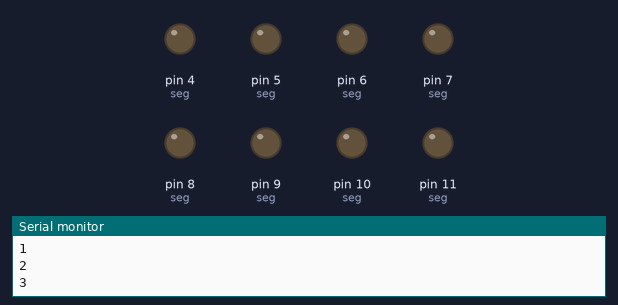
A sketch run on a simulated Arduino Uno, built with avr-gcc and run on an emulated ATmega328P. Shown: output pins drawn as LEDs (lit = HIGH), the last lines printed to the serial monitor.

Above: at 0.1 s.
At 4.9 s:
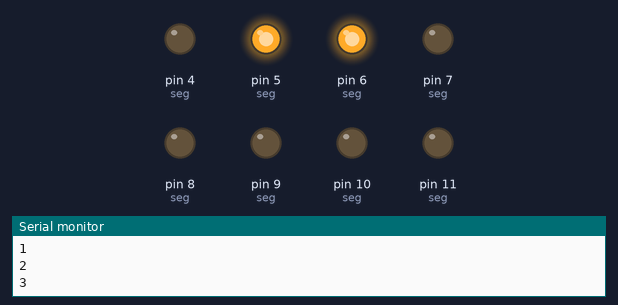
At 9.7 s:
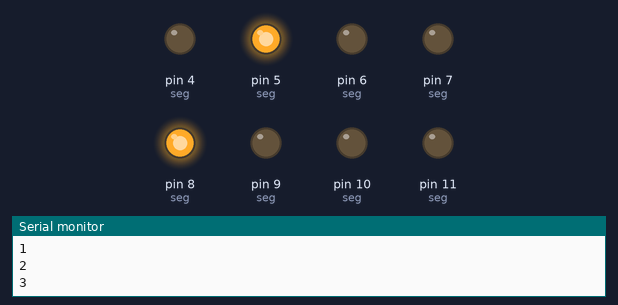
At 19.3 s:
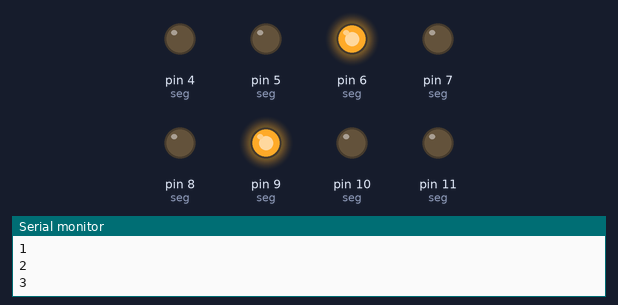
At 28.9 s:
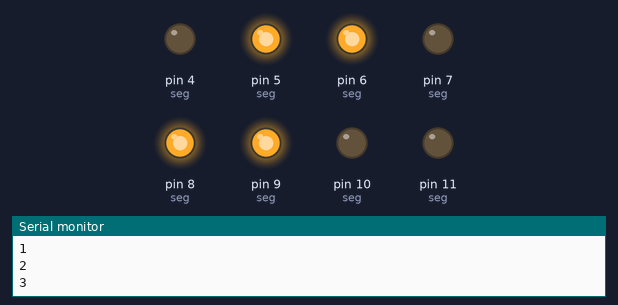
At 38.5 s:
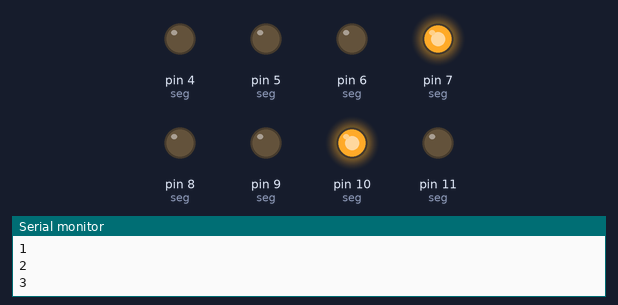
Timing chart, 0 to 40.0 s (numbered marks = the images above):
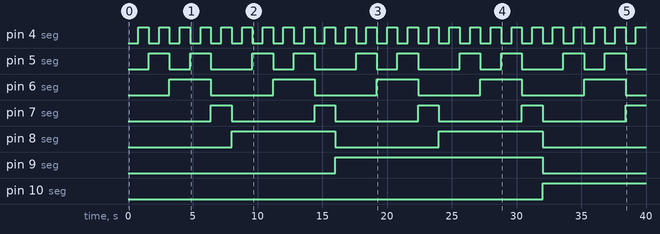

Measured:
- by itself, pin 4 (seg): alternates HIGH for 0.80 s and LOW for 0.80 s
- by itself, pin 5 (seg): repeats every 8.0 s: LOW 1.6 s, HIGH 1.6 s, LOW 3.2 s, HIGH 1.6 s
- by itself, pin 6 (seg): alternates HIGH for 3.2 s and LOW for 4.8 s
- by itself, pin 7 (seg): alternates HIGH for 1.6 s and LOW for 6.4 s
- by itself, pin 8 (seg): alternates HIGH for 8.0 s and LOW for 8.0 s
- by itself, pin 9 (seg): LOW → HIGH at 16.0 s, → LOW 16.0 s later
- by itself, pin 10 (seg): LOW → HIGH at 32.0 s

The sketch:

Contador.ino.ino
```cpp
byte seg[2][4] = {{11, 10, 9, 8}, {7, 6, 5, 4}};
byte binario[10][4] = {
  {0, 0, 0, 0},
  {0, 0, 0, 1},
  {0, 0, 1, 0},
  {0, 0, 1, 1},
  {0, 1, 0, 0},
  {0, 1, 0, 1},
  {0, 1, 1, 0},
  {0, 1, 1, 1},
  {1, 0, 0, 0},
  {1, 0, 0, 1}
};


void setup() {
   Serial.begin(9600);
  Serial.println("Readly");
  for (int j = 0; j < 2; j++){
    for (int i = 0; i<4 ;i++)
      pinMode(seg[j][i], OUTPUT);
  }
}

void loop() {
  Serial.println("cont");
  for (int o = 0; o < 10; o++){
    Serial.println(o);
    for (int j = 0; j < 10; j++){
      for (int i = 0; i < 4 ;i++){
        Serial.println(i);
        digitalWrite(seg[0][i], binario[o][i]);
        digitalWrite(seg[1][i], binario[j][i]);

      }

      delay(800);
    }
  }
}
```
